Frame 1 (no input): blank canvas, image omitted
Frame 60 (no input): blank canvas, image omitted
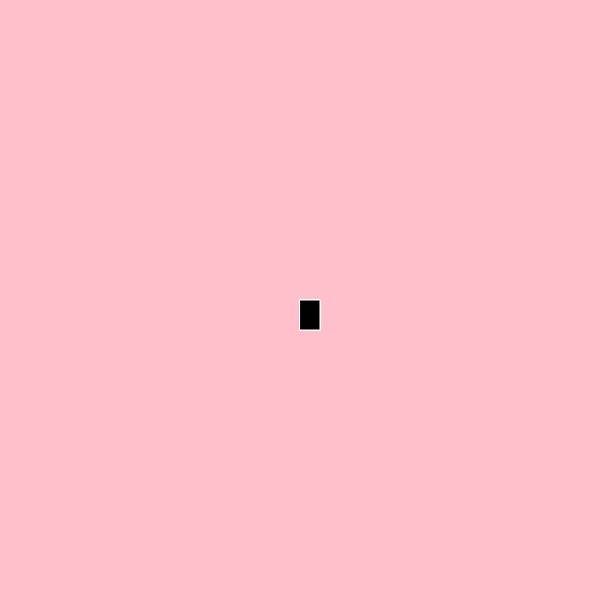
Frame 120 (the mouse pressed at the canvas centre since frame 60)

The p5.js sketch whose frames 1 and 60 were blank and that drew this single picture after the mouse press (run headless with seeded random() and noise() and a simulated clock; from frame 60 on, the mouse is pressed at the canvas centre):

// p5.js sketch
// ── sketch.js
function setup() {
  createCanvas(600, 600);
  background("pink");
}

function draw() {

  stroke("white")
  fill("black")
  
  if (mouseIsPressed){
    rect (mouseX,mouseY, 20,30);
  }
}  
